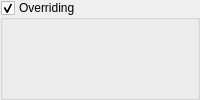
                                        <widget class="GroupBox" name="grpOverriding">
                                            <property name="enabled">
                                                <bool>true</bool>
                                            </property>
                                            <property name="title">
                                                <string>Overriding</string>
                                            </property>
                                            <property name="checkable">
                                                <bool>true</bool>
                                            </property>
                                            <property name="overrided" stdset="0">
                                                <bool>false</bool>
                                            </property>
                                            <layout class="QHBoxLayout" name="horizontalLayout_14">
                                                <property name="leftMargin">
                                                    <number>8</number>
                                                </property>
                                                <property name="topMargin">
                                                    <number>8</number>
                                                </property>
                                                <property name="rightMargin">
                                                    <number>8</number>
                                                </property>
                                                <property name="bottomMargin">
                                                    <number>8</number>
                                                </property>
                                                <item>
                                                    <widget class="QWidget" name="widgetFeed" native="true">
                                                        <layout class="QVBoxLayout" name="verticalLayout_22">
                                                            <property name="leftMargin">
                                                                <number>0</number>
                                                            </property>
                                                            <property name="topMargin">
                                                                <number>0</number>
                                                            </property>
                                                            <property name="rightMargin">
                                                                <number>0</number>
                                                            </property>
                                                            <property name="bottomMargin">
                                                                <number>0</number>
                                                            </property>
                                                            <item>
                                                                <widget class="SliderBox" name="slbFeedOverride"
                                                                        native="true"/>
                                                            </item>
                                                            <item>
                                                                <widget class="SliderBox" name="slbRapidOverride"
                                                                        native="true"/>
                                                            </item>
                                                            <item>
                                                                <widget class="SliderBox" name="slbSpindleOverride"
                                                                        native="true"/>
                                                            </item>
                                                        </layout>
                                                    </widget>
                                                </item>
                                            </layout>
                                        </widget>
